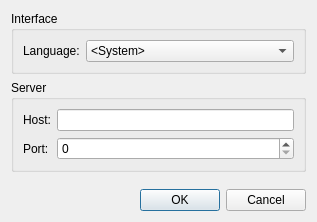
<?xml version="1.0" encoding="UTF-8"?>
<ui version="4.0">
 <class>SettingsDialog</class>
 <widget class="QDialog" name="SettingsDialog">
  <property name="geometry">
   <rect>
    <x>0</x>
    <y>0</y>
    <width>317</width>
    <height>222</height>
   </rect>
  </property>
  <property name="windowTitle">
   <string>Settings</string>
  </property>
  <layout class="QVBoxLayout" name="verticalLayout">
   <item>
    <widget class="QGroupBox" name="groupBox_2">
     <property name="title">
      <string>Interface</string>
     </property>
     <layout class="QHBoxLayout" name="horizontalLayout" stretch="0,1">
      <item>
       <widget class="QLabel" name="label_3">
        <property name="text">
         <string>Language:</string>
        </property>
       </widget>
      </item>
      <item>
       <widget class="QComboBox" name="comboBoxLanguage">
        <item>
         <property name="text">
          <string>&lt;System&gt;</string>
         </property>
        </item>
        <item>
         <property name="text">
          <string>English</string>
         </property>
        </item>
        <item>
         <property name="text">
          <string>Russian</string>
         </property>
        </item>
       </widget>
      </item>
     </layout>
    </widget>
   </item>
   <item>
    <widget class="QGroupBox" name="groupBox">
     <property name="title">
      <string>Server</string>
     </property>
     <layout class="QGridLayout" name="gridLayout">
      <item row="0" column="0">
       <widget class="QLabel" name="label">
        <property name="text">
         <string>Host:</string>
        </property>
       </widget>
      </item>
      <item row="0" column="1">
       <widget class="QLineEdit" name="lineEditHostName"/>
      </item>
      <item row="1" column="0">
       <widget class="QLabel" name="label_2">
        <property name="text">
         <string>Port:</string>
        </property>
       </widget>
      </item>
      <item row="1" column="1">
       <widget class="QSpinBox" name="spinBoxPort">
        <property name="maximum">
         <number>65535</number>
        </property>
       </widget>
      </item>
     </layout>
    </widget>
   </item>
   <item>
    <spacer name="verticalSpacer">
     <property name="orientation">
      <enum>Qt::Vertical</enum>
     </property>
     <property name="sizeHint" stdset="0">
      <size>
       <width>20</width>
       <height>5</height>
      </size>
     </property>
    </spacer>
   </item>
   <item>
    <layout class="QHBoxLayout" name="horizontalLayout_2">
     <item>
      <spacer name="horizontalSpacer">
       <property name="orientation">
        <enum>Qt::Horizontal</enum>
       </property>
       <property name="sizeHint" stdset="0">
        <size>
         <width>40</width>
         <height>20</height>
        </size>
       </property>
      </spacer>
     </item>
     <item>
      <widget class="QPushButton" name="pushButtonOk">
       <property name="text">
        <string>OK</string>
       </property>
      </widget>
     </item>
     <item>
      <widget class="QPushButton" name="pushButtonCancel">
       <property name="text">
        <string>Cancel</string>
       </property>
      </widget>
     </item>
    </layout>
   </item>
  </layout>
 </widget>
 <resources/>
 <connections/>
</ui>
